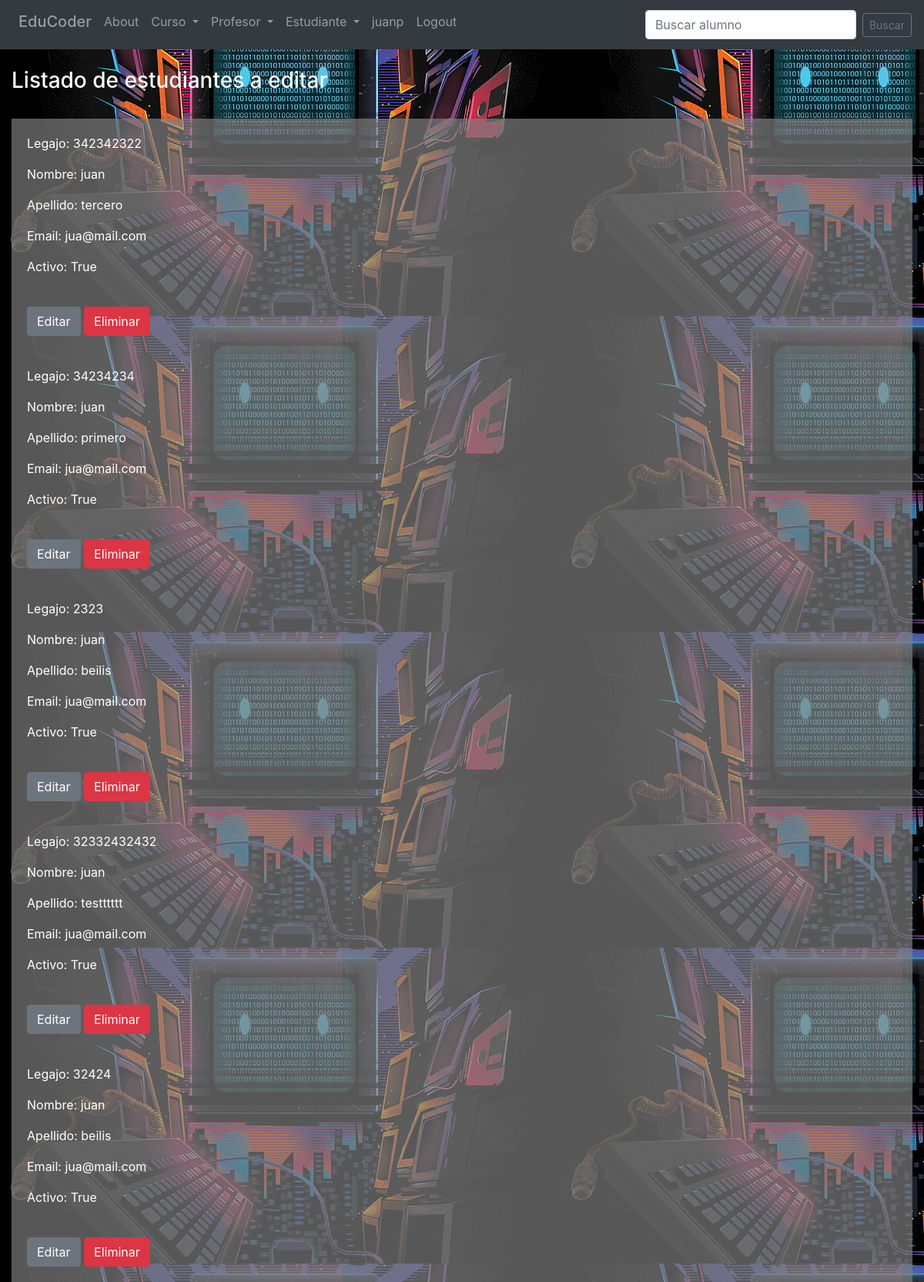
The app's page /appforms/estudiante/edit_estudiante/ (signed in) with its own data.
### AppForms/models.py (models this page shows)
class Estudiante(models.Model):
    legajo = models.IntegerField(unique=True)
    nombre= models.CharField(max_length=30)
    apellido= models.CharField(max_length=30)
    email= models.EmailField()
    imagen = models.ImageField(upload_to = 'AppForms', blank=True, null=True)
    activo = models.BooleanField(default=True)

### AppForms/views.py (the view)
# urls.py: path('estudiante/edit_estudiante/', Edit_estudiante.as_view(), name = 'edit_estudiante'),
class Edit_estudiante(LoginRequiredMixin, ListView):
    model = Estudiante
    template_name= 'estudiante/edit_estudiante.html'

### templates/estudiante/edit_estudiante.html (shortened to what this page needs)
{% extends 'index.html' %}
{% block Formulario %}
<h3 style="color:white";>Listado de estudiantes a editar</h3> <br>
{% if object_list %}
    {% for estudiante in object_list %}
        <div class="card-body" style="background-color: rgba(128, 128, 128, 0.68)">
            <p class="card-text" style="color:white";>Legajo: {{estudiante.legajo}}</p>
            <p class="card-text" style="color:white";>Nombre: {{estudiante.nombre}}</p>
            <p class="card-text" style="color:white";>Apellido: {{estudiante.apellido}}</p>
            <p class="card-text" style="color:white";>Email: {{estudiante.email}}</p>
            <p class="card-text" style="color:white";>Activo: {{estudiante.activo}}</p><br>
            <a href="/appforms/estudiante/update_estudiante/{{estudiante.id}}/" class="btn btn-secondary">Editar</a>
            <a href="/appforms/estudiante/delete_estudiante/{{estudiante.id}}/" class="btn btn-danger">Eliminar</a>
        </div>
    {% endfor %}
{% else %}
    <h5 style="color:white";>No se ha agregado ningun estudiante</h5>
{% endif %}
{% endblock %}

### templates/index.html (shortened to what this page needs)
<!DOCTYPE html>
<html lang="en">
<head>
    <head>
      <link rel="stylesheet" href="https://cdn.jsdelivr.net/npm/bootstrap@4.6.1/dist/css/bootstrap.min.css"
>
  </head>
</head>
<body style="background-image: url(/media/index/wallpaper_cmp.jpg)">
    <nav style="justify-content:space-between" class="navbar navbar-expand-lg navbar-dark bg-dark">
        <ul class="navbar-nav">
          <li class="nav-item">
            <a class="nav-link" href="/home/"><h5>EduCoder</h5></a>
          </li>
          <li class="nav-item">
            <a class="nav-link" href="/about/">About</a>
          </li>
          {% if request.user.is_authenticated %}
          <li class="nav-item dropdown">
            <a class="nav-link dropdown-toggle" href="#" id="navbarDropdownMenuLink" data-toggle="dropdown" aria-haspopup="true" aria-expanded="false">
              Curso
            </a>
          </li>
            <li class="nav-item dropdown">
              <a class="nav-link dropdown-toggle" href="#" id="navbarDropdownMenuLink" data-toggle="dropdown" aria-haspopup="true" aria-expanded="false">
                Profesor
              </a>
            </li>
            <li class="nav-item dropdown">
              <a class="nav-link dropdown-toggle" href="#" id="navbarDropdownMenuLink" data-toggle="dropdown" aria-haspopup="true" aria-expanded="false">
                Estudiante
              </a>
            </li>
            <li class="nav-item">
              <a class="nav-link" href="/perfil/perfil">{{request.user.username}}</a>
            </li>
            <li class="nav-item">
              <a class="nav-link" href="/logout/">Logout</a>
            </li>
          {% endif %}
        </ul>
        <form class="form-inline my-2 my-sm-0" action = "/appforms/estudiante/search_estudiante", method = "GET">
          <input class="form-control mr-sm-2" type= "text" placeholder= "Buscar alumno" aria-label= "search" name = 'search'>
          <button class="btn btn-sm btn-outline-secondary" type="submit">Buscar</button>
        </form>
      </nav>
      <br>
    <div class="container-fluid">
  {% block Formulario %}
  {% endblock %}
  </div>
</body>
</html>

### records on screen
Estudiante: legajo "342342322", nombre "juan", apellido "tercero", email "jua@mail.com", activo "True"
Estudiante: legajo "34234234", nombre "juan", apellido "primero", email "jua@mail.com", activo "True"
Estudiante: legajo "2323", nombre "juan", apellido "beilis", email "jua@mail.com", activo "True"
Estudiante: legajo "32332432432", nombre "juan", apellido "testttttt", email "jua@mail.com", activo "True"
Estudiante: legajo "32424", nombre "juan", apellido "beilis", email "jua@mail.com", activo "True"

### other values on screen
{{ request.user.username }} "juanp"
